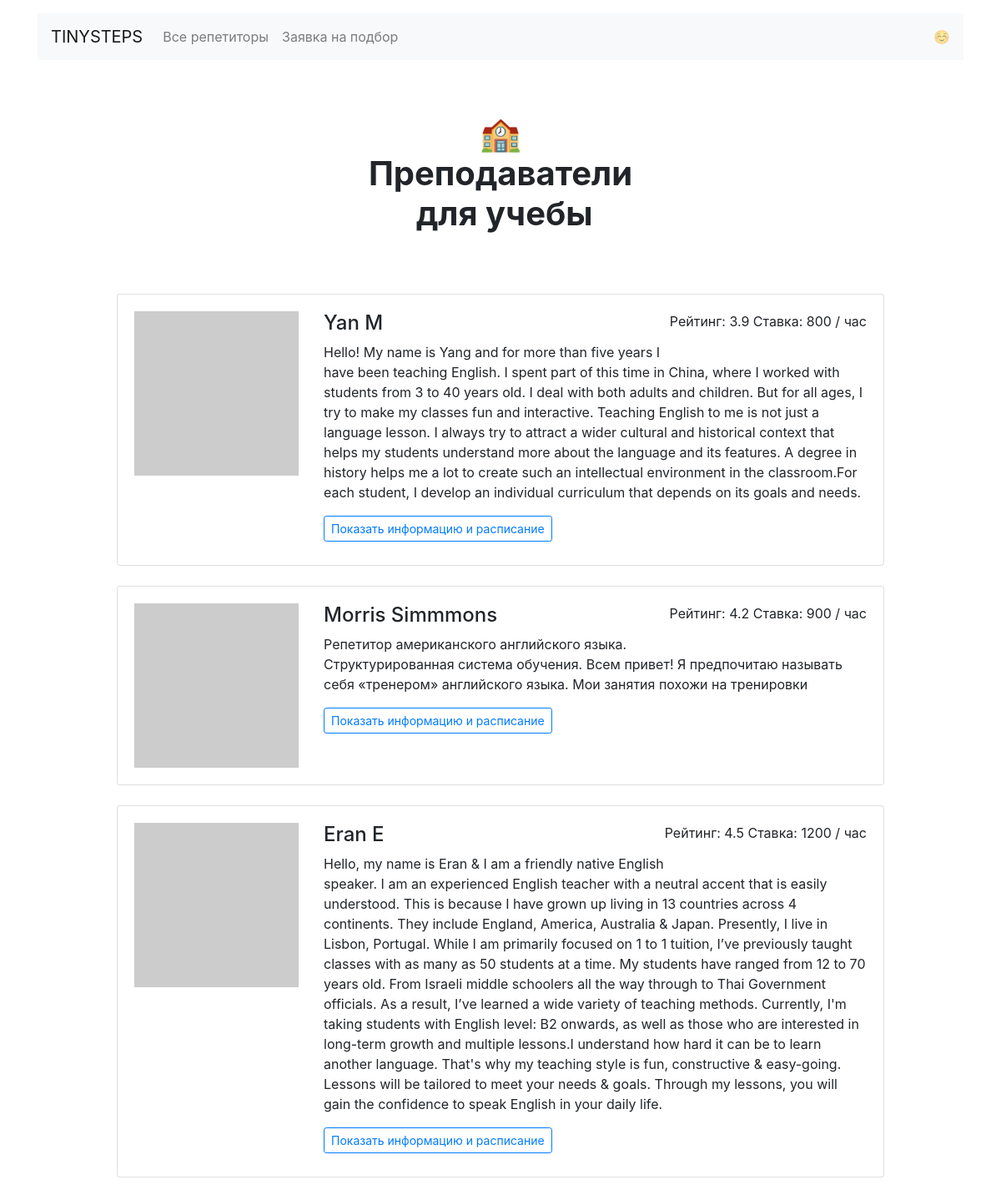
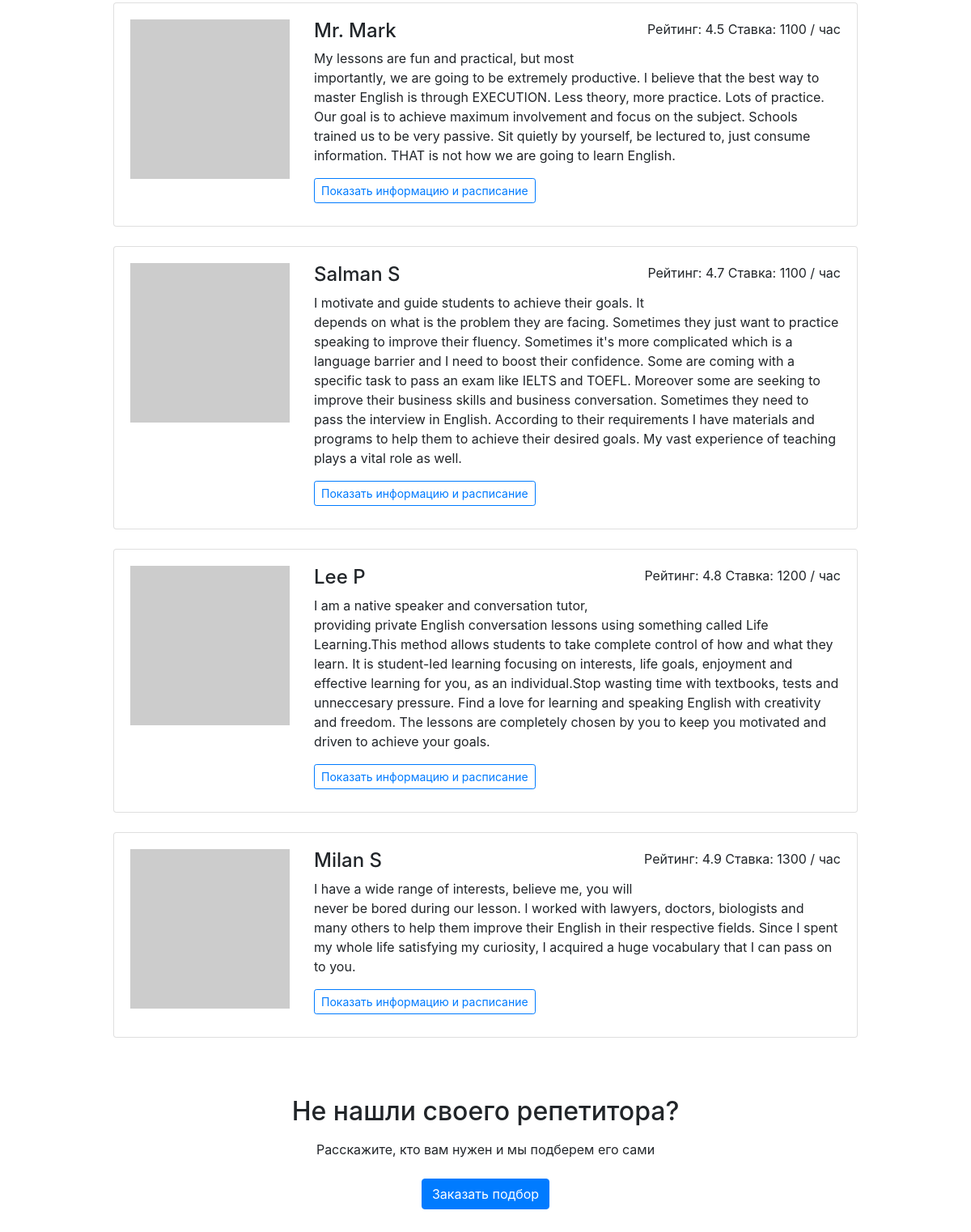
Page /goals/study/ on the committed database (2 pictures, top to bottom).
### app.py (models this page shows)
class Goal(db.Model):
    __tablename__ = 'goals'
    id = db.Column(db.Integer, primary_key=True)
    alias = db.Column(db.String(25), nullable=False, unique=True)
    name = db.Column(db.String(25), nullable=False)
    emoji = db.Column(db.String(5), nullable=False)
    teachers = db.relationship(
        'Teacher', secondary=teachers_goals_association, back_populates='goals'
    )
    requests = db.relationship('Request', back_populates='goal')

class Teacher(db.Model):
    __tablename__ = 'teachers'
    id = db.Column(db.Integer, primary_key=True)
    name = db.Column(db.String(50), nullable=False)
    about = db.Column(db.Text(500))
    rating = db.Column(db.Float)
    picture = db.Column(db.String(100), nullable=False)
    price = db.Column(db.Integer, nullable=False)
    goals = db.relationship(
        'Goal', secondary=teachers_goals_association, back_populates='teachers'
    )
    free = db.Column(db.Text)
    bookings = db.relationship('Booking', back_populates='teacher')

### app.py (the view)
@app.route("/goals/<goal>/")
def render_goal(goal):
    goal = db.session.query(Goal).filter(Goal.alias == goal).first()
    if goal is None:
        abort(404)
    output = render_template('goal.html', goal=goal)
    return output

### templates/goal.html
{% extends 'base.html' %}
{% block content %}
  <main class="container mt-3">
    <h1 class="h1 text-center w-50 mx-auto mt-1 py-5 mb-4"><strong>{{ goal.emoji }}<br />Преподаватели <br>  {{ goal.name|lower }}</strong></h1>
    <div class="row">
      <div class="col-12 col-lg-10 offset-lg-1 m-auto">
        {% set sorted_teachers = goal.teachers|sort(attribute="rating") %}
        {% for t in sorted_teachers %}
        <div class="card mb-4">
          <div class="card-body">
            <div class="row">
              <div class="col-3"><img src="{{ t.picture }}" class="img-fluid" alt="{{ t.name }}"></div>
              <div class="col-9">
                <p class="float-right">Рейтинг: {{ t.rating }} Ставка: {{ t.price }} / час</p>
                <h2 class="h4">{{ t.name }}</h2>
                <p>{{ t.about }}</p>
                <a href="{{ url_for('render_profile', id=t.id) }}" class="btn btn-outline-primary btn-sm mr-3 mb-2">Показать информацию и расписание</a>
              </div>
            </div>
          </div>
        </div>
        {% endfor %}
      </div>
    </div>
    <h2 class="text-center mt-5 mb-3">Не нашли своего репетитора?</h2>
    <p class="text-center mb-4">Расскажите, кто вам нужен и мы подберем его сами</p>
    <div class="text-center pb-5">
        <a href="{{ url_for('render_request_form') }}" class="btn btn-primary">Заказать подбор</a>
    </div>
  </main>
{% endblock %}

### rows in the picture
Goal: emoji "🏫", name "для учебы"
Teacher: rating "3.9", price "800", name "Yan M", about "Hello! My name is Yang and for more than five years I have been teaching English. I spent part of this time in China, where I worked with students from 3 to 40 years old. I deal with both adults and children. But for all ages, I try to make my classes fun and interactive. Teaching English to me is not just a language lesson. I always try to attract a wider cultural and historical context that helps my students understand more about the language and its features. A degree in history helps me a lot to create such an intellectual environment in the classroom.For each student, I develop an individual curriculum that depends on its goals and needs."
Teacher: rating "4.2", price "900", name "Morris Simmmons", about "Репетитор американского английского языка. Структурированная система обучения. Всем привет! Я предпочитаю называть себя «тренером» английского языка. Мои занятия похожи на тренировки"
Teacher: rating "4.5", price "1200", name "Eran E", about "Hello, my name is Eran & I am a friendly native English speaker. I am an experienced English teacher with a neutral accent that is easily understood. This is because I have grown up living in 13 countries across 4 continents. They include England, America, Australia & Japan. Presently, I live in Lisbon, Portugal. While I am primarily focused on 1 to 1 tuition, I’ve previously taught classes with as many as 50 students at a time. My students have ranged from 12 to 70 years old. From Israeli middle schoolers all the way through to Thai Government officials. As a result, I’ve learned a wide variety of teaching methods. Currently, I'm taking students with English level: B2 onwards, as well as…"
Teacher: rating "4.5", price "1100", name "Mr. Mark", about "My lessons are fun and practical, but most importantly, we are going to be extremely productive. I believe that the best way to master English is through EXECUTION. Less theory, more practice. Lots of practice. Our goal is to achieve maximum involvement and focus on the subject. Schools trained us to be very passive. Sit quietly by yourself, be lectured to, just consume information. THAT is not how we are going to learn English."
Teacher: rating "4.7", price "1100", name "Salman S", about "I motivate and guide students to achieve their goals. It depends on what is the problem they are facing. Sometimes they just want to practice speaking to improve their fluency. Sometimes it's more complicated which is a language barrier and I need to boost their confidence. Some are coming with a specific task to pass an exam like IELTS and TOEFL. Moreover some are seeking to improve their business skills and business conversation. Sometimes they need to pass the interview in English. According to their requirements I have materials and programs to help them to achieve their desired goals. My vast experience of teaching plays a vital role as well."
Teacher: rating "4.8", price "1200", name "Lee P", about "I am a native speaker and conversation tutor, providing private English conversation lessons using something called Life Learning.This method allows students to take complete control of how and what they learn. It is student-led learning focusing on interests, life goals, enjoyment and effective learning for you, as an individual.Stop wasting time with textbooks, tests and unneccesary pressure. Find a love for learning and speaking English with creativity and freedom. The lessons are completely chosen by you to keep you motivated and driven to achieve your goals."
Teacher: rating "4.9", price "1300", name "Milan S", about "I have a wide range of interests, believe me, you will never be bored during our lesson. I worked with lawyers, doctors, biologists and many others to help them improve their English in their respective fields. Since I spent my whole life satisfying my curiosity, I acquired a huge vocabulary that I can pass on to you."
